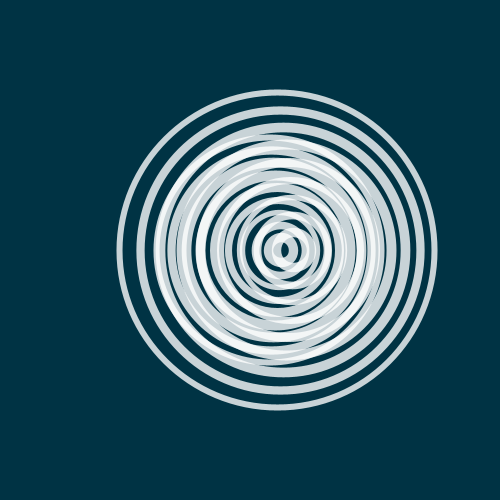
Frame 1 (no input)
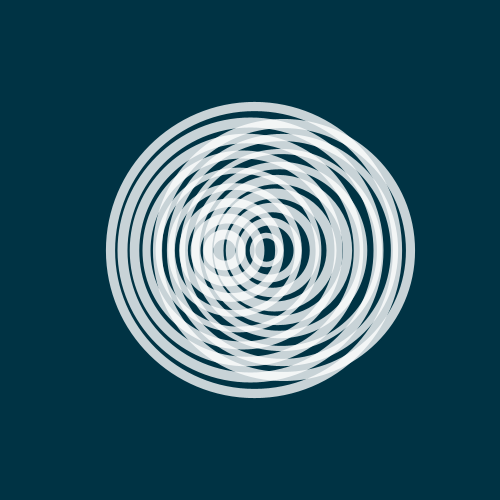
Frame 60 (the mouse pressed at the canvas centre just before this capture)
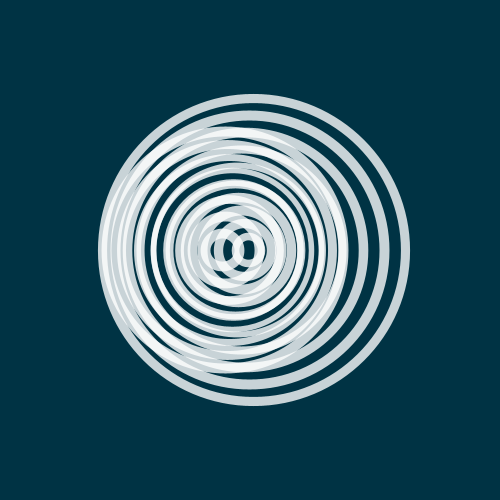
Frame 120 (the mouse held since frame 60 and released just before this capture)

The Processing sketch that drew these frames (run headless with seeded random() and noise(); from frame 60 on, the mouse is pressed at the canvas centre):

// Processing sketch: day_9
// ── day_9.pde
// (c) 2021 Joseph HENRY
// This code is licensed under MIT license (see LICENSE for details)

void circles(float x, float y, float size, int nCircles, float offset) {
  noFill();
  
  stroke(255, 200);
  
  for (int i = 0; i < nCircles; i++) {
    float factor = ((float) i / nCircles);
    float newSize = factor * size;
    
    strokeWeight(abs(cos(factor * 5 + offset)) * 5 + 5);
    circle(x + cos(factor - offset) * size / 8, y, newSize);
  }
}

float offset = 0;
float size = 300;

void setup() {
  size(500, 500);
}

void draw() {
  background(#003344);
  
  translate(width / 2, height / 2);
  
  circles(0, 0, size - cos(offset) * 50, 10, offset);
  circles(0, 0, size + cos(offset) * 50, 10, offset * 2);
  
  offset += 0.02;
}
